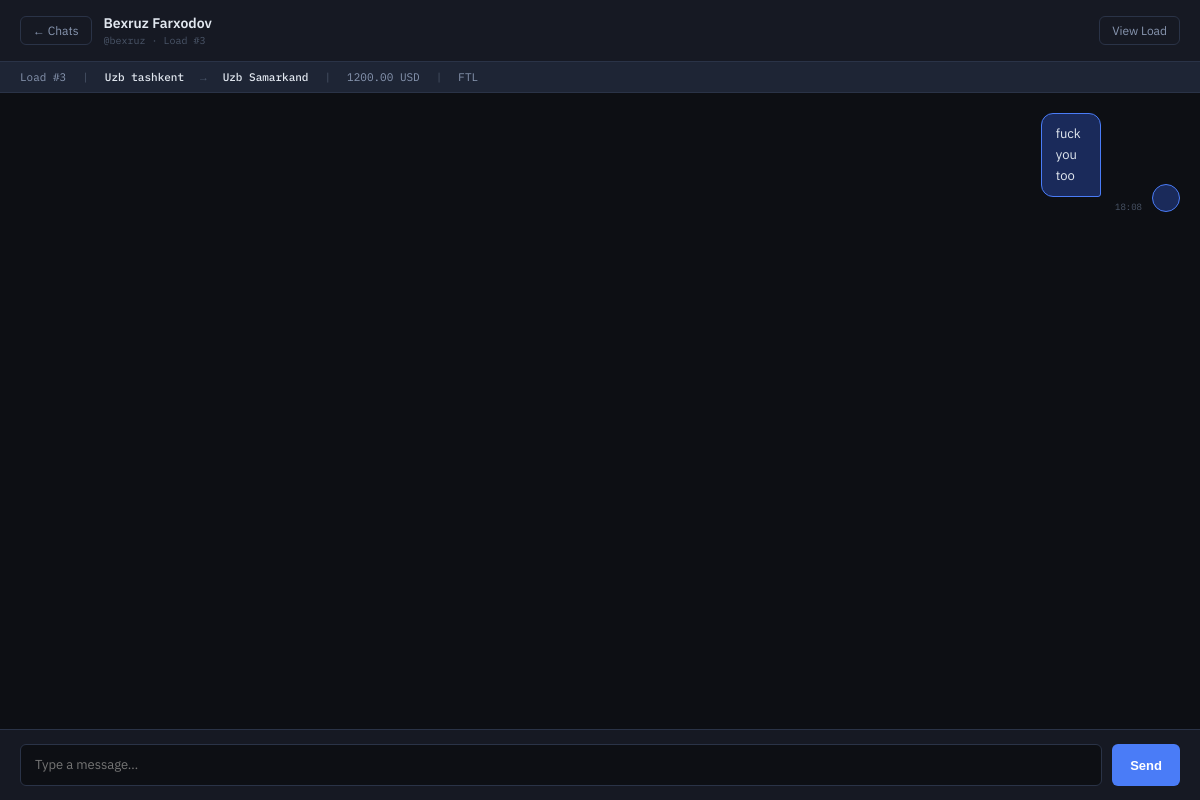
The page /chat/2/ (signed in) on the database its author committed.
### ecargo/models.py (models this page shows, shortened)
class ChatRoom(models.Model):
    interest = models.OneToOneField(Interest, on_delete=models.CASCADE, related_name='chat_room')
    shipper = models.ForeignKey(User, on_delete=models.CASCADE, related_name='chat_rooms_as_shipper')
    carrier = models.ForeignKey(User, on_delete=models.CASCADE, related_name='chat_rooms_as_carrier')
    created_at = models.DateTimeField(auto_now_add=True)
    class Meta:
        ordering = ['-created_at']

class Interest(models.Model):
    STATUS_CHOICES = [
        ('pending', 'Pending'),
        ('accepted', 'Accepted'),
        ('rejected', 'Rejected'),
    ]
    load = models.ForeignKey(Load, on_delete=models.CASCADE, related_name='interests')
    carrier = models.ForeignKey(User, on_delete=models.CASCADE, related_name='interests_sent')
    status = models.CharField(max_length=20, choices=STATUS_CHOICES, default='pending')
    message = models.TextField(blank=True, max_length=500)
    created_at = models.DateTimeField(auto_now_add=True)
    updated_at = models.DateTimeField(auto_now=True)
    class Meta:
        ordering = ['-created_at']
        constraints = [
            models.UniqueConstraint(
                fields=['load', 'carrier'],
                name='unique_interest_per_load_carrier'
            )
        ]

class Load(models.Model):
    BODY_TYPE_CHOICES = [
        ('curtainsider', 'Curtainsider'),
        ('tautliner', 'Tautliner'),
        ('flatbed', 'Flatbed'),
        ('box', 'Box / Closed'),
        ('refrigerated', 'Refrigerated'),
        ('tanker', 'Tanker'),
        ('lowloader', 'Low Loader'),
        ('tipper', 'Tipper'),
        ('container', 'Container'),
        ('other', 'Other'),
    ]
    LOAD_TYPE_CHOICES = [
        ('FTL', 'FTL - Full Truck Load'),
        ('LTL', 'LTL - Less than Truck Load'),
    ]
    PUBLICATION_MODE_CHOICES = [
        ('exchange', 'Exchange'),
        ('selected', 'To Selected'),
    ]
    CURRENCY_CHOICES = [
        ('USD', 'USD'),
        ('EUR', 'EUR'),
        ('GBP', 'GBP'),
        ('PLN', 'PLN'),
        ('CZK', 'CZK'),
    ]
    VEHICLE_SIZE_CHOICES = [
        ('semi', 'With Semi-Trailer'),
        ('solo', 'Solo'),
        ('van', 'Van'),
        ('double', 'With Double Trailer'),
    ]
    created_by = models.ForeignKey(
        User,
        on_delete=models.SET_NULL,
        null=True,
        related_name='loads'
    )
    created_at = models.DateTimeField(auto_now_add=True)
    updated_at = models.DateTimeField(auto_now=True)
    publication_mode = models.CharField(max_length=20, choices=PUBLICATION_MODE_CHOICES, default='exchange')
    time_to_submit_offers = models.DateTimeField(null=True, blank=True)
    contacts = models.CharField(max_length=255, blank=True)
    buy_now = models.BooleanField(default=False)
    schedule_publication = models.BooleanField(default=False)
    scheduled_publish_at = models.DateTimeField(null=True, blank=True)
    total_price = models.DecimalField(max_digits=12, decimal_places=2, null=True, blank=True)
    currency = models.CharField(max_length=5, choices=CURRENCY_CHOICES, default='USD')
    mileage = models.FloatField(null=True, blank=True)
    price_per_mile = models.DecimalField(max_digits=10, decimal_places=2, null=True, blank=True)
    payment_deadline_days = models.PositiveIntegerField(null=True, blank=True)
    vehicle_size = models.CharField(max_length=20, choices=VEHICLE_SIZE_CHOICES, blank=True)
    body_type = models.CharField(max_length=30, choices=BODY_TYPE_CHOICES, blank=True)
    capacity = models.DecimalField(max_digits=8, decimal_places=2, null=True, blank=True)
    load_meters = models.DecimalField(max_digits=6, decimal_places=2, null=True, blank=True)
    load_type = models.CharField(max_length=3, choices=LOAD_TYPE_CHOICES, default='FTL')
    quantity = models.IntegerField(null=True, blank=True)
    stackable = models.BooleanField(default=False)
    to_exchange = models.BooleanField(default=False)
    additional_description = models.TextField(blank=True, max_length=2000)
    is_active = models.BooleanField(default=True)
    class Meta:
        ordering = ['-created_at']

class LoadLocation(models.Model):
    LOCATION_TYPE_CHOICES = [
        ('pickup', 'Pickup'),
        ('delivery', 'Delivery'),
    ]
    load = models.ForeignKey(Load, on_delete=models.CASCADE, related_name='locations')
    location_type = models.CharField(max_length=10, choices=LOCATION_TYPE_CHOICES)
    country = models.CharField(max_length=100)
    postal_code = models.CharField(max_length=20, blank=True)
    city = models.CharField(max_length=200)
    full_address = models.CharField(max_length=500, blank=True)
    date_from = models.DateTimeField()
    date_to = models.DateTimeField(null=True, blank=True)
    is_range = models.BooleanField(default=False)
    class Meta:
        ordering = ['id']
        constraints = [
            models.UniqueConstraint(
                fields=['load', 'location_type'],
                name='unique_pickup_delivery_per_load'
            )
        ]

class ChatMessage(models.Model):
    room = models.ForeignKey(ChatRoom, on_delete=models.CASCADE, related_name='messages')
    sender = models.ForeignKey(User, on_delete=models.CASCADE, related_name='chat_messages')
    text = models.TextField(max_length=2000)
    created_at = models.DateTimeField(auto_now_add=True)
    is_read = models.BooleanField(default=False)
    class Meta:
        ordering = ['created_at']

### ecargo/views.py (the view)
# urls.py: path('chat/<int:room_pk>/', chat_view, name='chat_view'),  # single chat room
@login_required
def chat_view(request, room_pk):
    room = get_object_or_404(ChatRoom, pk=room_pk)
    if request.user not in (room.shipper, room.carrier):
        return redirect('load_list')
    messages = room.messages.select_related('sender').all()
    room.messages.filter(is_read=False).exclude(sender=request.user).update(is_read=True)
    other_user = room.carrier if request.user == room.shipper else room.shipper
    return render(request, 'chat.html', {
        'title': f'Chat — Load #{room.interest.load.pk}',
        'room': room,
        'messages': messages,
        'other_user': other_user,
        'load': room.interest.load,
        'unread_count': unread_notification_count(request.user),
    })

### ecargo/views.py (called while the page is built)
def unread_notification_count(user):
    return Notification.objects.filter(recipient=user, is_read=False).count()

### templates/chat.html (shortened to what this page needs)
<!DOCTYPE html>
<html lang="en">
<head>
</head>
<body>
<div class="chat-header">
  <a href="{% url 'my_chats' %}" class="btn-back">← Chats</a>
  <div class="chat-header-info">
    <div class="chat-header-name">
      {{ other_user.get_full_name|default:other_user.username }}
    </div>
    <div class="chat-header-sub">
      @{{ other_user.username }}
      · Load #{{ room.interest.load.pk }}
    </div>
  </div>
  <a href="{% url 'load_detail' room.interest.load.pk %}" class="btn-back">View Load</a>
</div>
<div class="load-strip">
  <span>Load #{{ room.interest.load.pk }}</span>
  <span class="sep">|</span>
  {% with pickup=load.locations.all %}
  {% for loc in pickup %}
    {% if loc.location_type == 'pickup' %}
    <span class="route">{{ loc.country }} {{ loc.city }}</span>
    <span class="sep">→</span>
    {% endif %}
  {% endfor %}
  {% for loc in pickup %}
    {% if loc.location_type == 'delivery' %}
    <span class="route">{{ loc.country }} {{ loc.city }}</span>
    {% endif %}
  {% endfor %}
  {% endwith %}
  {% if room.interest.load.total_price %}
  <span class="sep">|</span>
  <span>{{ room.interest.load.total_price }} {{ room.interest.load.currency }}</span>
  {% endif %}
  <span class="sep">|</span>
  <span>{{ room.interest.load.load_type }}</span>
</div>
<div class="messages-area" id="messagesArea">
  {% if messages %}
    {% for msg in messages %}
    <div class="msg-row {% if msg.sender == request.user %}mine{% else %}theirs{% endif %}"
         id="msg-{{ msg.pk }}">
      <div class="msg-avatar">
      </div>
      <div>
        <div class="msg-bubble">{{ msg.text }}</div>
        <div class="msg-time">{{ msg.created_at|date:"H:i" }}</div>
      </div>
    </div>
    {% endfor %}
  {% else %}
  <div class="empty-chat">
    <div class="icon">💬</div>
    <p>No messages yet. Say hello!</p>
  </div>
  {% endif %}
</div>
<div class="chat-input-area">
  <textarea
    class="chat-textarea"
    id="chatInput"
    placeholder="Type a message…"
    rows="1"
    maxlength="2000"
    onkeydown="handleKey(event)"
    oninput="autoResize(this)"
  ></textarea>
  <button class="btn-send" id="sendBtn" onclick="sendMessage()">Send</button>
</div>
</body>
</html>

### templates/chat.html (style rules this page uses)
:root { --bg: #0d0f14; --surface: #161923; --surface2: #1e2535; --border: #2a3347; --accent: #4a7cf7; --accent-dim: #1a2a5a; --text: #e2e8f0; --text-dim: #8896b0; --text-muted: #4a5568; --mono: 'IBM Plex Mono', monospace; --sans: 'IBM Plex Sans', sans-serif; --green: #22c55e; --green-bg: #071a0e; --green-border: #14532d; --radius: 6px; }
* { box-sizing: border-box; margin: 0; padding: 0; }
body { background: var(--bg); color: var(--text); font-family: var(--sans); font-size: 13px; height: 100vh; display: flex; flex-direction: column; }
.chat-header { display: flex; align-items: center; gap: 12px; padding: 14px 20px; background: var(--surface); border-bottom: 1px solid var(--border); flex-shrink: 0; }
.btn-back { background: transparent; border: 1px solid var(--border); color: var(--text-dim); padding: 6px 12px; border-radius: var(--radius); font-size: 12px; cursor: pointer; text-decoration: none; display: inline-flex; align-items: center; gap: 5px; transition: all 0.15s; }
.chat-header-info { flex: 1; }
.chat-header-name { font-weight: 600; font-size: 14px; color: var(--text); }
.chat-header-sub { font-family: var(--mono); font-size: 10px; color: var(--text-muted); margin-top: 2px; }
.load-strip { display: flex; align-items: center; gap: 16px; padding: 8px 20px; background: var(--surface2); border-bottom: 1px solid var(--border); font-family: var(--mono); font-size: 11px; color: var(--text-dim); flex-shrink: 0; flex-wrap: wrap; }
.load-strip .route { color: var(--text); font-weight: 500; }
.load-strip .sep { color: var(--text-muted); }
.messages-area { flex: 1; overflow-y: auto; padding: 20px; display: flex; flex-direction: column; gap: 12px; }
.msg-row { display: flex; gap: 10px; align-items: flex-end; }
.msg-row.mine { flex-direction: row-reverse; }
.msg-avatar { width: 28px; height: 28px; border-radius: 50%; background: var(--surface2); border: 1px solid var(--border); display: flex; align-items: center; justify-content: center; font-family: var(--mono); font-size: 10px; font-weight: 700; color: var(--text-dim); flex-shrink: 0; }
.msg-row.mine .msg-avatar { background: var(--accent-dim); border-color: var(--accent); color: var(--accent); }
.msg-bubble { max-width: 60%; padding: 10px 14px; border-radius: 12px; font-size: 13px; line-height: 1.6; word-break: break-word; }
.msg-row.mine .msg-bubble { background: var(--accent-dim); border: 1px solid var(--accent); border-bottom-right-radius: 3px; color: var(--text); }
.msg-time { font-family: var(--mono); font-size: 9px; color: var(--text-muted); margin-top: 4px; text-align: right; }
.chat-input-area { display: flex; gap: 10px; padding: 14px 20px; background: var(--surface); border-top: 1px solid var(--border); flex-shrink: 0; align-items: flex-end; }
.chat-textarea { flex: 1; background: var(--bg); border: 1px solid var(--border); color: var(--text); padding: 10px 14px; border-radius: var(--radius); font-family: var(--sans); font-size: 13px; resize: none; outline: none; min-height: 42px; max-height: 120px; line-height: 1.5; transition: border-color 0.15s; overflow-y: auto; }
.btn-send { background: var(--accent); border: none; color: #fff; padding: 10px 18px; border-radius: var(--radius); cursor: pointer; font-size: 13px; font-weight: 600; transition: background 0.15s; flex-shrink: 0; height: 42px; }

### rows shown on the page
ChatRoom: interest.load.pk "3", interest.load.total_price "1200.00", interest.load.currency "USD", interest.load.load_type "FTL"
LoadLocation: country "Uzb", city "tashkent"
LoadLocation: country "Uzb", city "Samarkand"
ChatMessage: text "fuck you too", created_at "18:08"

### other values the page prints
{{ other_user.get_full_name|default:other_user.username }} "Bexruz Farxodov"
{{ other_user.username }} "bexruz"
